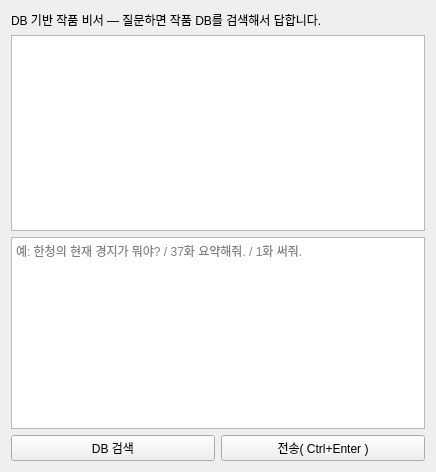
<?xml version="1.0" encoding="UTF-8"?>
<ui version="4.0">
 <class>AIChatWidget</class>
 <widget class="QWidget" name="AIChatWidget">
  <property name="geometry">
   <rect>
    <x>0</x>
    <y>0</y>
    <width>436</width>
    <height>472</height>
   </rect>
  </property>
  <property name="windowTitle">
   <string>AI 작품 비서</string>
  </property>
  <layout class="QVBoxLayout" name="l">
   <item>
    <widget class="QLabel" name="contextLabel">
     <property name="text">
      <string>DB 기반 작품 비서 — 질문하면 작품 DB를 검색해서 답합니다.</string>
     </property>
    </widget>
   </item>
   <item>
    <widget class="QPlainTextEdit" name="log">
     <property name="readOnly">
      <bool>true</bool>
     </property>
    </widget>
   </item>
   <item>
    <widget class="QPlainTextEdit" name="input">
     <property name="sizePolicy">
      <sizepolicy hsizetype="Expanding" vsizetype="Fixed">
       <horstretch>0</horstretch>
       <verstretch>0</verstretch>
      </sizepolicy>
     </property>
     <property name="placeholderText">
      <string>예: 한청의 현재 경지가 뭐야? / 37화 요약해줘. / 1화 써줘.</string>
     </property>
    </widget>
   </item>
   <item>
    <layout class="QHBoxLayout" name="a">
     <item>
      <widget class="QPushButton" name="searchBtn">
       <property name="text">
        <string>DB 검색</string>
       </property>
      </widget>
     </item>
     <item>
      <widget class="QPushButton" name="sendBtn">
       <property name="text">
        <string>전송( Ctrl+Enter )</string>
       </property>
       <property name="shortcut">
        <string>Ctrl+Return</string>
       </property>
      </widget>
     </item>
    </layout>
   </item>
  </layout>
 </widget>
 <resources/>
 <connections/>
</ui>
